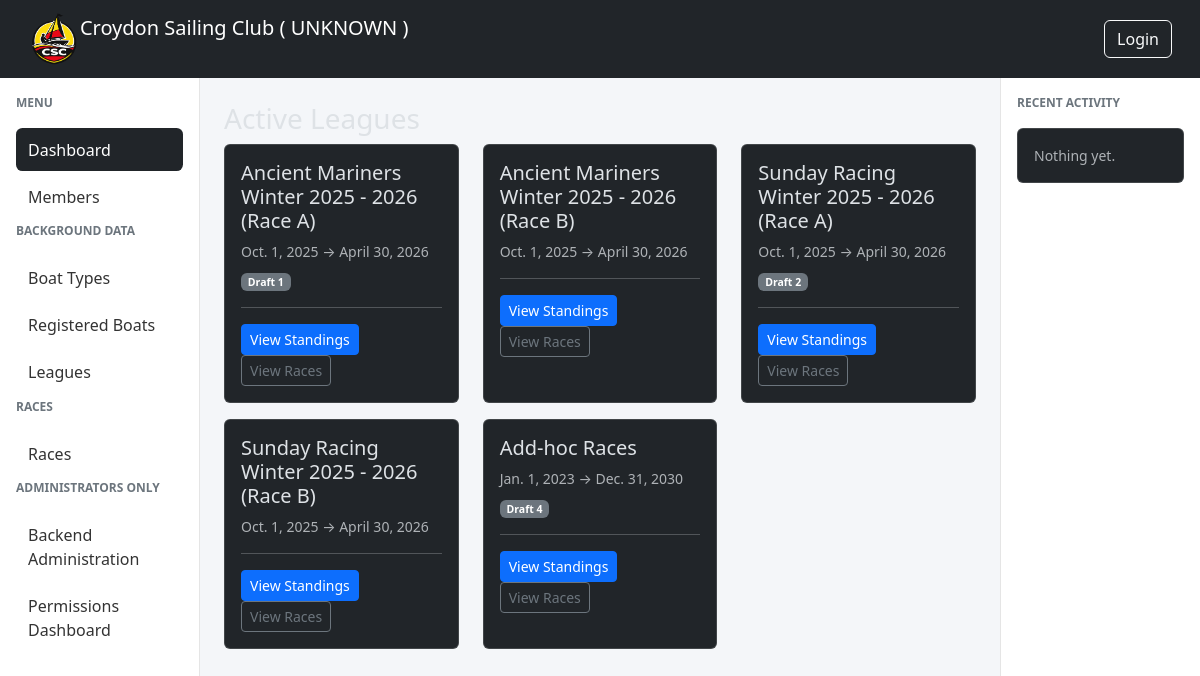
The app's page /dashboard, older data.
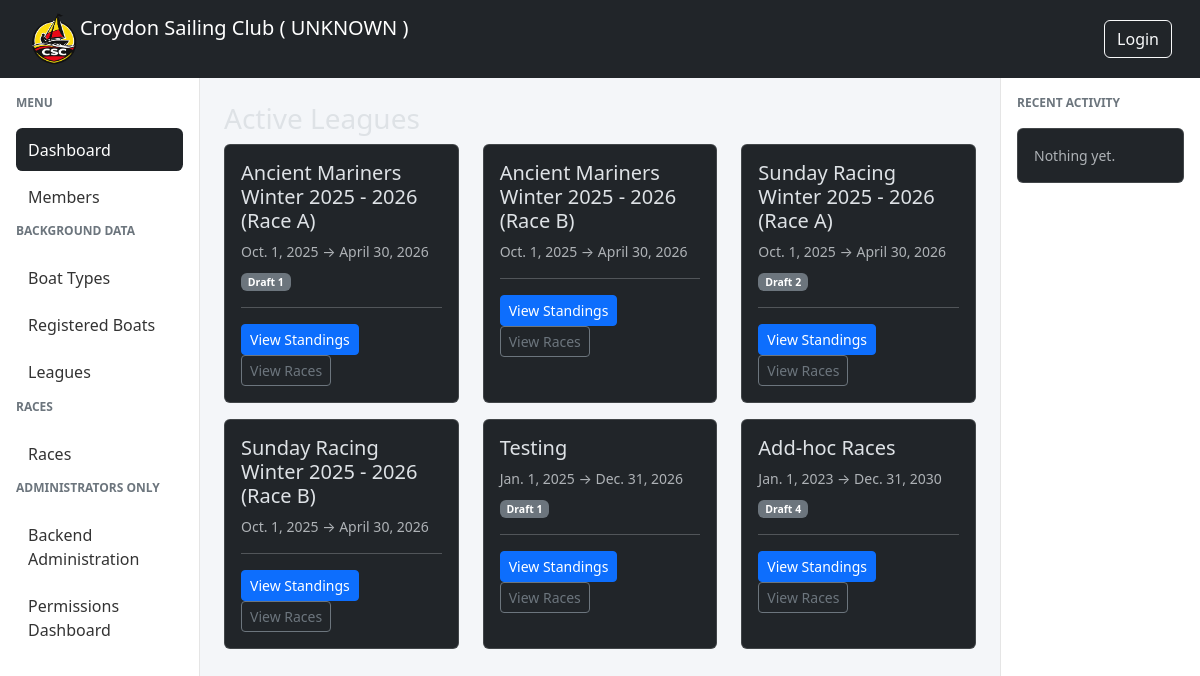
The same page, newer data.
### races/models.py (models this page shows, shortened)
class League(models.Model):
    name = models.CharField(max_length=200, unique=True)
    description = models.CharField(max_length=200, blank=True)
    date_from = models.DateField(help_text='The first date a race can be added to this league')
    date_to = models.DateField(help_text='The last date a race can be added to this league')

### races/views.py (the view, shortened to what this page needs)
# urls.py: path("dashboard", active_leagues, name="dashboard"),
def active_leagues(request):
    today = now().date()
    leagues = (
        League.objects
        .filter(date_from__lte=today, date_to__gte=today)
        .annotate(
            draft_count=Count("races", filter=Q(races__status="draft")),
            open_count=Count("races", filter=Q(races__status="open")),
            running_count=Count("races", filter=Q(races__status="running")),
            finished_count=Count("races", filter=Q(races__status="finished")),
            verified_count=Count("races", filter=Q(races__status="verified")),
            locked_count=Count("races", filter=Q(races__status="locked")),
        )
        .order_by("date_to")
    )
    return render(request, "races/active_leagues.html", {
        "leagues": leagues,
    })

### csc_manager/context_processors.py (called while the page is built)
def template_settings(request):
    return {
        name: getattr(settings, name)
        for name in getattr(settings, "TEMPLATE_VISIBLE_SETTINGS", [])
    }

### races/templates/races/active_leagues.html (shortened to what this page needs)
{% extends "base.html" %}
{% block content %}
<h3>Active Leagues</h3>
<div class="row">
{% for league in leagues %}
    <div class="col-md-4 mb-3">
        <div class="card h-100">
            <div class="card-body">
                <h5>{{ league.name }}</h5>
                <div class="text-muted small mb-2">
                    {{ league.date_from }} → {{ league.date_to }}
                </div>
                <div class="small mt-2">
                    {% if league.draft_count %}
                        <a href="{% url 'races-list' %}?league={{ league.id }}&status=draft"
                            class="badge bg-secondary text-decoration-none">
                            Draft {{ league.draft_count }}
                        </a>
                    {% endif %}
                </div>
                <hr>
                <a href="{% url 'league-table' league.pk %}"
                   class="btn btn-primary btn-sm">
                    View Standings
                </a>
                <a href="{% url 'races-list' %}?league={{ league.id }}"
                    class="btn btn-outline-secondary btn-sm">
                    View Races
                </a>
            </div>
        </div>
    </div>
{% empty %}
    <div class="text-muted">
        No active leagues today.
    </div>
{% endfor %}
</div>
{% endblock %}

Row changes from the older to the newer data that the page shows:
added League: name "Testing", date_from "Jan. 1, 2025", date_to "Dec. 31, 2026", draft_count "1"
